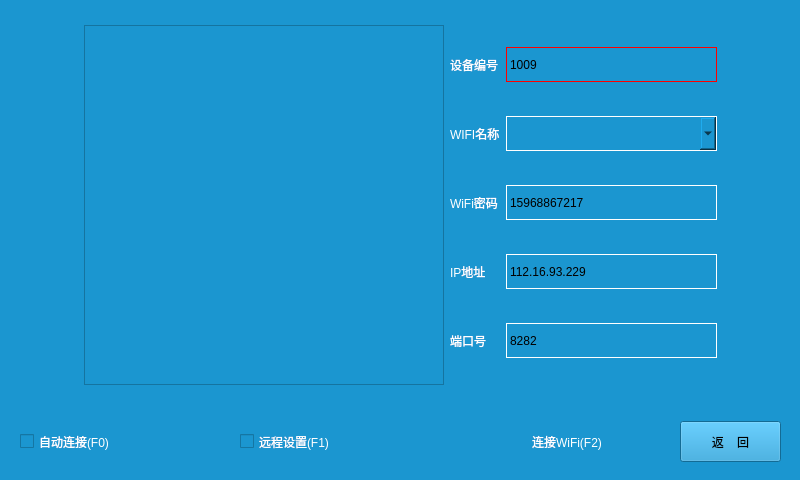
<?xml version="1.0" encoding="UTF-8"?>
<ui version="4.0">
 <class>WIFIMode</class>
 <widget class="QDialog" name="WIFIMode">
  <property name="geometry">
   <rect>
    <x>0</x>
    <y>0</y>
    <width>800</width>
    <height>480</height>
   </rect>
  </property>
  <property name="windowTitle">
   <string>Dialog</string>
  </property>
  <property name="styleSheet">
   <string notr="true">background-color: rgb(27, 150, 208);</string>
  </property>
  <widget class="QWidget" name="layoutWidget">
   <property name="geometry">
    <rect>
     <x>0</x>
     <y>1</y>
     <width>801</width>
     <height>481</height>
    </rect>
   </property>
   <layout class="QVBoxLayout" name="verticalLayout_2">
    <item>
     <layout class="QHBoxLayout" name="horizontalLayout_4">
      <item>
       <spacer name="horizontalSpacer">
        <property name="orientation">
         <enum>Qt::Horizontal</enum>
        </property>
        <property name="sizeHint" stdset="0">
         <size>
          <width>40</width>
          <height>20</height>
         </size>
        </property>
       </spacer>
      </item>
      <item>
       <layout class="QVBoxLayout" name="verticalLayout">
        <item>
         <spacer name="verticalSpacer">
          <property name="orientation">
           <enum>Qt::Vertical</enum>
          </property>
          <property name="sizeHint" stdset="0">
           <size>
            <width>20</width>
            <height>40</height>
           </size>
          </property>
         </spacer>
        </item>
        <item>
         <layout class="QHBoxLayout" name="horizontalLayout_3">
          <property name="spacing">
           <number>6</number>
          </property>
          <item>
           <widget class="QTextBrowser" name="textBrowser">
            <property name="minimumSize">
             <size>
              <width>360</width>
              <height>360</height>
             </size>
            </property>
           </widget>
          </item>
          <item>
           <layout class="QGridLayout" name="gridLayout">
            <property name="horizontalSpacing">
             <number>6</number>
            </property>
            <property name="verticalSpacing">
             <number>12</number>
            </property>
            <item row="0" column="0">
             <widget class="QLabel" name="label_5">
              <property name="styleSheet">
               <string notr="true">color: rgb(255, 255, 255);
font: 20pt &quot;Sans Serif&quot;;</string>
              </property>
              <property name="text">
               <string>设备编号</string>
              </property>
             </widget>
            </item>
            <item row="0" column="1">
             <widget class="ClickedQLabel" name="MachID_lb">
              <property name="minimumSize">
               <size>
                <width>211</width>
                <height>35</height>
               </size>
              </property>
              <property name="maximumSize">
               <size>
                <width>211</width>
                <height>35</height>
               </size>
              </property>
              <property name="styleSheet">
               <string notr="true">border:1px solid green;
font: 18pt &quot;宋体&quot;;

border-color: rgb(255, 0, 0);</string>
              </property>
              <property name="text">
               <string>1009</string>
              </property>
              <property name="buddy">
               <cstring>MachID_lb</cstring>
              </property>
             </widget>
            </item>
            <item row="1" column="0">
             <widget class="QLabel" name="label">
              <property name="styleSheet">
               <string notr="true">font: 20pt &quot;Sans Serif&quot;;
color: rgb(255, 255, 255);</string>
              </property>
              <property name="text">
               <string>WIFI名称</string>
              </property>
             </widget>
            </item>
            <item row="1" column="1">
             <widget class="QComboBox" name="lWIFIName_le">
              <property name="minimumSize">
               <size>
                <width>211</width>
                <height>35</height>
               </size>
              </property>
              <property name="maximumSize">
               <size>
                <width>211</width>
                <height>35</height>
               </size>
              </property>
              <property name="styleSheet">
               <string notr="true">border:1px solid green;
border-color: rgb(255, 255, 255);

font: 18pt &quot;宋体&quot;;</string>
              </property>
             </widget>
            </item>
            <item row="2" column="0">
             <widget class="QLabel" name="label_2">
              <property name="styleSheet">
               <string notr="true">font: 20pt &quot;Sans Serif&quot;;
color: rgb(255, 255, 255);</string>
              </property>
              <property name="text">
               <string>WiFi密码</string>
              </property>
             </widget>
            </item>
            <item row="2" column="1">
             <widget class="ClickedQLabel" name="WIFIPassword_le">
              <property name="minimumSize">
               <size>
                <width>211</width>
                <height>35</height>
               </size>
              </property>
              <property name="maximumSize">
               <size>
                <width>211</width>
                <height>35</height>
               </size>
              </property>
              <property name="styleSheet">
               <string notr="true">border:1px solid green;
border-color: rgb(255, 255, 255);

font: 18pt &quot;宋体&quot;;</string>
              </property>
              <property name="text">
               <string>15968867217</string>
              </property>
             </widget>
            </item>
            <item row="3" column="0">
             <widget class="QLabel" name="label_3">
              <property name="styleSheet">
               <string notr="true">font: 20pt &quot;Sans Serif&quot;;
color: rgb(255, 255, 255);</string>
              </property>
              <property name="text">
               <string>IP地址</string>
              </property>
             </widget>
            </item>
            <item row="3" column="1">
             <widget class="ClickedQLabel" name="IPAdress_le">
              <property name="minimumSize">
               <size>
                <width>211</width>
                <height>35</height>
               </size>
              </property>
              <property name="maximumSize">
               <size>
                <width>211</width>
                <height>35</height>
               </size>
              </property>
              <property name="styleSheet">
               <string notr="true">border:1px solid green;
border-color: rgb(255, 255, 255);

font: 18pt &quot;宋体&quot;;</string>
              </property>
              <property name="text">
               <string>112.16.93.229</string>
              </property>
             </widget>
            </item>
            <item row="4" column="0">
             <widget class="QLabel" name="label_4">
              <property name="styleSheet">
               <string notr="true">font: 20pt &quot;Sans Serif&quot;;
color: rgb(255, 255, 255);</string>
              </property>
              <property name="text">
               <string>端口号</string>
              </property>
             </widget>
            </item>
            <item row="4" column="1">
             <widget class="ClickedQLabel" name="port_le">
              <property name="minimumSize">
               <size>
                <width>211</width>
                <height>35</height>
               </size>
              </property>
              <property name="maximumSize">
               <size>
                <width>211</width>
                <height>35</height>
               </size>
              </property>
              <property name="styleSheet">
               <string notr="true">border:1px solid green;
border-color: rgb(255, 255, 255);

font: 18pt &quot;宋体&quot;;</string>
              </property>
              <property name="text">
               <string>8282</string>
              </property>
             </widget>
            </item>
           </layout>
          </item>
         </layout>
        </item>
        <item>
         <spacer name="verticalSpacer_2">
          <property name="orientation">
           <enum>Qt::Vertical</enum>
          </property>
          <property name="sizeHint" stdset="0">
           <size>
            <width>20</width>
            <height>40</height>
           </size>
          </property>
         </spacer>
        </item>
       </layout>
      </item>
      <item>
       <spacer name="horizontalSpacer_2">
        <property name="orientation">
         <enum>Qt::Horizontal</enum>
        </property>
        <property name="sizeHint" stdset="0">
         <size>
          <width>40</width>
          <height>20</height>
         </size>
        </property>
       </spacer>
      </item>
     </layout>
    </item>
    <item>
     <layout class="QHBoxLayout" name="horizontalLayout_2">
      <property name="leftMargin">
       <number>20</number>
      </property>
      <property name="topMargin">
       <number>6</number>
      </property>
      <property name="rightMargin">
       <number>20</number>
      </property>
      <property name="bottomMargin">
       <number>20</number>
      </property>
      <item>
       <layout class="QHBoxLayout" name="horizontalLayout">
        <item>
         <widget class="QCheckBox" name="checkBox">
          <property name="sizePolicy">
           <sizepolicy hsizetype="Minimum" vsizetype="Minimum">
            <horstretch>0</horstretch>
            <verstretch>0</verstretch>
           </sizepolicy>
          </property>
          <property name="minimumSize">
           <size>
            <width>0</width>
            <height>41</height>
           </size>
          </property>
          <property name="maximumSize">
           <size>
            <width>16777215</width>
            <height>41</height>
           </size>
          </property>
          <property name="styleSheet">
           <string notr="true">font: 24pt &quot;Sans Serif&quot;;
color: rgb(255, 255, 255);</string>
          </property>
          <property name="text">
           <string>自动连接(F0)</string>
          </property>
          <property name="checked">
           <bool>false</bool>
          </property>
         </widget>
        </item>
        <item>
         <widget class="QCheckBox" name="remoteControl_cb">
          <property name="sizePolicy">
           <sizepolicy hsizetype="Minimum" vsizetype="Minimum">
            <horstretch>0</horstretch>
            <verstretch>0</verstretch>
           </sizepolicy>
          </property>
          <property name="minimumSize">
           <size>
            <width>0</width>
            <height>41</height>
           </size>
          </property>
          <property name="maximumSize">
           <size>
            <width>16777215</width>
            <height>41</height>
           </size>
          </property>
          <property name="styleSheet">
           <string notr="true">font: 24pt &quot;Sans Serif&quot;;
color: rgb(255, 255, 255);</string>
          </property>
          <property name="text">
           <string>远程设置(F1)</string>
          </property>
         </widget>
        </item>
        <item>
         <widget class="QPushButton" name="autoConn_btn">
          <property name="sizePolicy">
           <sizepolicy hsizetype="Minimum" vsizetype="Minimum">
            <horstretch>0</horstretch>
            <verstretch>0</verstretch>
           </sizepolicy>
          </property>
          <property name="minimumSize">
           <size>
            <width>0</width>
            <height>41</height>
           </size>
          </property>
          <property name="maximumSize">
           <size>
            <width>16777215</width>
            <height>41</height>
           </size>
          </property>
          <property name="styleSheet">
           <string notr="true">font: 20pt &quot;Sans Serif&quot;;
color: rgb(255, 255, 255);</string>
          </property>
          <property name="text">
           <string>连接WiFi(F2)</string>
          </property>
          <property name="flat">
           <bool>true</bool>
          </property>
         </widget>
        </item>
       </layout>
      </item>
      <item>
       <widget class="QPushButton" name="back_pb">
        <property name="minimumSize">
         <size>
          <width>101</width>
          <height>41</height>
         </size>
        </property>
        <property name="maximumSize">
         <size>
          <width>101</width>
          <height>41</height>
         </size>
        </property>
        <property name="text">
         <string>返    回</string>
        </property>
       </widget>
      </item>
     </layout>
    </item>
   </layout>
  </widget>
 </widget>
 <customwidgets>
  <customwidget>
   <class>ClickedQLabel</class>
   <extends>QLabel</extends>
   <header>clickedqlabel.h</header>
  </customwidget>
 </customwidgets>
 <resources/>
 <connections/>
</ui>
